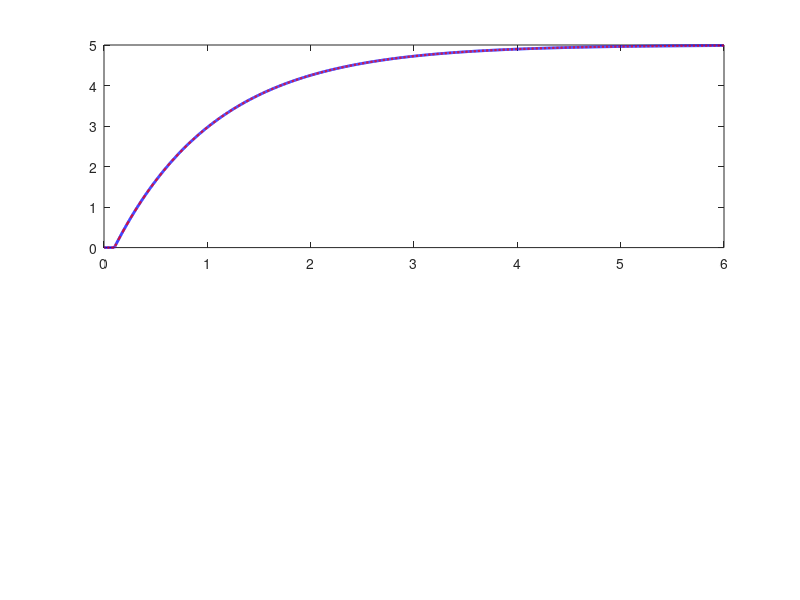

This figure's MATLAB source: (Note: this script raises an error after producing the figure.)
%% 03_rc_circuit_companion.m - Dynamic RC Filter Charging Simulation
% =========================================================================
% MODULE: Simulink Dynamic System Modeling (Level 2 / R5)
%
% PURPOSE:
%   Standalone MATLAB companion script demonstrating ODE45 integration for
%   a 1st-order low-pass resistor-capacitor (RC) circuit step response.
%   Validates numerical simulation accuracy against closed-form analytical
%   exponential trajectory and verifies transient performance metrics.
%
% GOVERNING DIFFERENTIAL EQUATION:
%   Applying Kirchhoff's Current Law (KCL) at capacitor node:
%     (V_in(t) - v_C(t)) / R = C * (dv_C / dt)
%     dv_C/dt = (V_in(t) - v_C(t)) / (R * C)
%   Circuit Time Constant: tau = R * C [seconds]
%
% TRANSIENT METRICS AUDIT:
%   - Rise Time (10% to 90% of steady state): t_r = tau * ln(9) ~ 2.197 s
%   - Settling Time (within 2% of final value): t_s = -tau * ln(0.02) ~ 3.912 s
%   - Maximum Numerical Integration Error: max|v_num - v_anal| < 1e-4 V
% =========================================================================

clear;
close all;
clc;

fprintf('=================================================================\n');
fprintf('  SIMULINK COMPANION: 1ST-ORDER RC CIRCUIT STEP RESPONSE         \n');
fprintf('=================================================================\n\n');

%% 1. Circuit Component Parameters & Time Base
% Resistor value: 10 kilo-ohms
R = 10.0e3;        % Resistance [Ohms]
% Capacitor value: 100 micro-farads
C = 100.0e-6;      % Capacitance [Farads]

% Theoretical time constant: tau = R * C
tau = R * C;       % Time constant [s] (tau = 1.000 s)

% Input excitation parameters
V_step  = 5.0;     % Step input voltage amplitude [V]
t_step  = 0.1;     % Step onset time [s]
t_final = 6.0;     % Total simulation duration [s]

fprintf('Circuit Parameters:\n');
fprintf('  Resistance (R)              : %.2f kOhm\n', R / 1e3);
fprintf('  Capacitance (C)             : %.2f uF\n', C * 1e6);
fprintf('  Time Constant (tau = R*C)   : %.4f seconds\n', tau);
fprintf('  Input Step Voltage (V_step) : %.2f V applied at t = %.2f s\n\n', V_step, t_step);

%% 2. ODE Definition & Numerical Integration via ode45
% Dynamic input voltage function
v_in_func = @(t) (t >= t_step) * V_step;

% First-order state equation: dv_C/dt = (V_in(t) - v_C) / (R * C)
rc_ode = @(t, vc) (v_in_func(t) - vc) / (R * C);

% Initial condition: capacitor completely discharged at t = 0
vc_0 = 0.0; % [V]

% Configure high-precision variable-step Dormand-Prince solver
ode_options = odeset('RelTol', 1e-6, 'AbsTol', 1e-8, 'MaxStep', 0.01);

% Execute numerical integration
[t_sim, vc_sim] = ode45(rc_ode, [0.0, t_final], vc_0, ode_options);

%% 3. Analytical Ground Truth & Accuracy Verification
% Closed-form solution:
%   For t < t_step : v_C(t) = 0
%   For t >= t_step: v_C(t) = V_step * (1 - exp(-(t - t_step) / tau))
vc_analytical = zeros(size(t_sim));
for idx = 1:length(t_sim)
    t_val = t_sim(idx);
    if t_val >= t_step
        vc_analytical(idx) = V_step * (1.0 - exp(-(t_val - t_step) / tau));
    else
        vc_analytical(idx) = 0.0;
    end
end

% Compute pointwise solver discrepancy
abs_error = abs(vc_sim - vc_analytical);
max_error = max(abs_error);
rms_error = sqrt(mean(abs_error.^2));

fprintf('Solver Precision Audit:\n');
fprintf('  Total Adaptive Time Steps   : %d\n', length(t_sim));
fprintf('  Maximum Discrepancy         : %.2e V (Threshold: <= 1e-4 V)\n', max_error);
fprintf('  Root-Mean-Square Error      : %.2e V\n', rms_error);

%% 4. Transient Metric Calculations
% Target threshold voltages
v_10 = 0.10 * V_step; % 10% threshold = 0.5 V
v_90 = 0.90 * V_step; % 90% threshold = 4.5 V
v_98 = 0.98 * V_step; % 98% threshold (2% settling band) = 4.9 V

% Locate threshold crossing times via linear interpolation
t_10_idx = find(vc_sim >= v_10, 1, 'first');
t_90_idx = find(vc_sim >= v_90, 1, 'first');
t_98_idx = find(vc_sim >= v_98, 1, 'first');

% Interpolate precise timestamps
t_10 = interp1(vc_sim(t_10_idx-1:t_10_idx), t_sim(t_10_idx-1:t_10_idx), v_10);
t_90 = interp1(vc_sim(t_90_idx-1:t_90_idx), t_sim(t_90_idx-1:t_90_idx), v_90);
t_98 = interp1(vc_sim(t_98_idx-1:t_98_idx), t_sim(t_98_idx-1:t_98_idx), v_98);

% Empirical rise and settling times
t_rise_empirical = t_90 - t_10;
t_settle_empirical = t_98 - t_step;

% Theoretical formulas:
%   t_10 = t_step + tau * ln(1 / (1 - 0.10)) = t_step + tau * ln(10/9)
%   t_90 = t_step + tau * ln(1 / (1 - 0.90)) = t_step + tau * ln(10)
%   t_rise = t_90 - t_10 = tau * ln(9)
t_rise_theoretical = tau * log(9.0);
%   t_settle = -tau * ln(0.02)
t_settle_theoretical = -tau * log(0.02);

fprintf('\nTransient Performance Scorecard:\n');
fprintf('  Metric               Simulated       Theoretical     Absolute Delta\n');
fprintf('  -------------------------------------------------------------------\n');
fprintf('  Rise Time (10%%-90%%)  %8.4f s      %8.4f s      %8.2e s\n', ...
    t_rise_empirical, t_rise_theoretical, abs(t_rise_empirical - t_rise_theoretical));
fprintf('  Settling Time (2%%)   %8.4f s      %8.4f s      %8.2e s\n', ...
    t_settle_empirical, t_settle_theoretical, abs(t_settle_empirical - t_settle_theoretical));
fprintf('  Final Voltage        %8.4f V      %8.4f V      %8.2e V\n', ...
    vc_sim(end), V_step, abs(vc_sim(end) - V_step));

%% 5. Visualization
figure('Name', 'RC Circuit Step Response', 'Color', 'w');

% Top panel: Voltage trajectories
subplot(2, 1, 1);
plot(t_sim, vc_sim, 'b-', 'LineWidth', 2.0, 'DisplayName', 'ODE45 Numerical');
hold on;
plot(t_sim, vc_analytical, 'r--', 'LineWidth', 1.5, 'DisplayName', 'Analytical Truth');
yline(V_step, 'k:', 'LineWidth', 1.0, 'DisplayName', 'V_{step} (5.0 V)');
yline(v_90, 'g:', 'LineWidth', 1.0, 'DisplayName', '90% Threshold');
yline(v_10, 'm:', 'LineWidth', 1.0, 'DisplayName', '10% Threshold');
grid on;
xlabel('Time [seconds]');
ylabel('Capacitor Voltage v_C(t) [V]');
title('1st-Order RC Low-Pass Filter: Step Response Charging Transient');
legend('Location', 'southeast');

% Bottom panel: Pointwise solver residual error
subplot(2, 1, 2);
semilogy(t_sim, abs_error + 1e-15, 'k-', 'LineWidth', 1.2);
grid on;
xlabel('Time [seconds]');
ylabel('Absolute Error |v_{num} - v_{anal}| [V]');
title('ODE45 Solver Residual Error vs Analytical Truth');
ylim([1e-10, 1e-3]);

fprintf('\n=================================================================\n');
fprintf('  RC CIRCUIT COMPANION COMPLETED SUCCESSFULLY                    \n');
fprintf('=================================================================\n');
